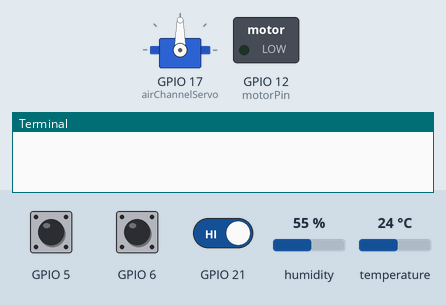
Simulated run of this program. Board: Raspberry Pi (BCM pin numbers). On the bench: servo, switched loads named in the program (green lamp = pin HIGH), the last lines printed to the terminal. The inputs (shaded band) are chosen by the test bench; at power-on: GPIO 6 HIGH, GPIO 21 HIGH, GPIO 5 HIGH, humidity 55 %, temperature 24 °C. Servo angles are drawn from the pulse width (0.5 ms = 0°, 2.5 ms = 180°); threads take turns every 2 ms.

Above: at 0.1 s.
At 1.2 s:
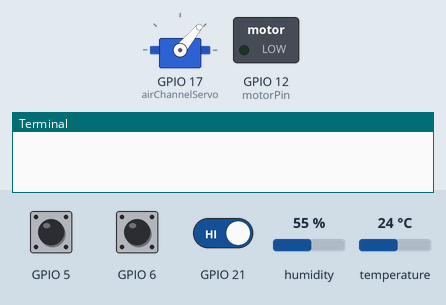
1.3 s: GPIO 6 pulled LOW for 0.15 s
2.9 s: GPIO 6 driven LOW and GPIO 21 driven LOW
At 3.7 s:
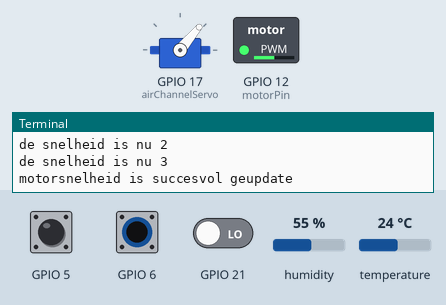
Timing chart, 0 to 5.9 s (numbered marks = the images above; inputs shaded):
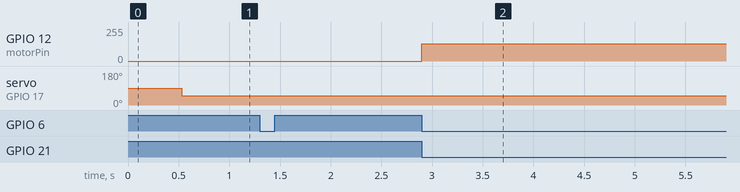

The program:

examenPaasei.py
```python
from gpiozero import Button, AngularServo, PWMOutputDevice
from threading import Thread
import Adafruit_DHT

running = True

# button
class RpiButton(Button):
    """
    remake om de `isClicked` functie toe te voegen
    """
    def __init__(self, pin=None, pull_up=True, active_state=None, bounce_time=None, hold_time=1, hold_repeat=False, pin_factory=None):
        super().__init__(pin, pull_up, active_state, bounce_time, hold_time, hold_repeat, pin_factory)
        self.alreadyClicked = False

    def isClicked(self):
        if self.is_active:
            if not self.alreadyClicked:
                self.alreadyClicked = True
                return True
        else:
            self.alreadyClicked = False
        return False

# mixer
class MixerController():
    mixerSpeedMapping: dict[int, int] = {1: 0, 2: 25, 3: 50, 4: 75, 5: 100}
    def __init__(self, motorPin: int, increaseSpeed: RpiButton, decreaseSpeed: RpiButton, confirm: RpiButton):
        self.mixMotor = PWMOutputDevice(motorPin)
        self.increaseSpeedButton: RpiButton = increaseSpeed
        self.decreaseSpeedButton: RpiButton = decreaseSpeed
        self.confirmSpeedButton: RpiButton = confirm
        self.currentSpeedStep: int = 1

    def mainLoop(self):
        self._readIncreaseButton()
        self._readDecreaseButton()
        self._readConfirmButton()

    def _readIncreaseButton(self):
        if self.increaseSpeedButton.isClicked() and self.currentSpeedStep < 5:
            self.currentSpeedStep += 1
            print("de snelheid is nu %s" %self.currentSpeedStep)

    def _readDecreaseButton(self):
        if self.decreaseSpeedButton.isClicked() and self.currentSpeedStep > 1:
            self.currentSpeedStep -= 1
            print("de snelheid is nu %s" %self.currentSpeedStep)

    def _readConfirmButton(self):
        if self.confirmSpeedButton.isClicked():
            self.mixMotor.value = self.mixerSpeedMapping[self.currentSpeedStep] / 100
            print("motorsnelheid is succesvol geupdate")

# humidity sensor
class DHT11:
    def __init__(self) -> None:
        self.humidity: float = 0
        self.temperature: float = 0

    def getHumidityAndTemperature(self):
        return self._readDataFromDHT()

    def getTemperature(self):
        return self._readDataFromDHT()[1]

    def getHumidity(self):
        return self._readDataFromDHT()[0]

    def _readDataFromDHT(self):
        _humidity, _temperature = Adafruit_DHT.read_retry(Adafruit_DHT.DHT11, 4, 3) # lees de data van de DHT11 uit (2 staat voor hoevaak hij de data opnieuw zal proberen uit te lezen als er iets fout mocht gaan)
        if _humidity != None:
            self.humidity = _humidity
        if _temperature != None:
            self.temperature = _temperature
        return self.humidity, self.temperature


class HumidityController(DHT11):
    airChannelAngleMapping = {100: 170, 90: 135, 75: 90,  60: 45, 40: 10} # humidity level: angle of airchannel
    def __init__(self, servo: AngularServo) -> None:
        super().__init__()
        self.servo: AngularServo = servo

    def startThread(self): # threaded
        Thread(target=self._threadedMainLoop).start()

    def _threadedMainLoop(self):
        while running:
            self.mainLoop()

    def mainLoop(self):
        humidity = super().getHumidity()
        self.controlAirChannelWithHumidity(humidity)

    def controlAirChannelWithHumidity(self, humidity: float):
        for requiredHumidity, servoAngle in self.airChannelAngleMapping.items():
            if humidity >= requiredHumidity:
                self.servo.angle = servoAngle - 90
                break

# init classes
decreaseSpeedButton = RpiButton(5)
increaseSpeedButton = RpiButton(6)
confirmSpeedButton = RpiButton(21)

mixerController = MixerController(motorPin=12, increaseSpeed=increaseSpeedButton, decreaseSpeed=decreaseSpeedButton, confirm=confirmSpeedButton)

airChannelServo = AngularServo(17)

humidityController = HumidityController(servo=airChannelServo)
humidityController.startThread() # threaded because of DHT11 measurement
# humidity controller runs in the background

# main loop
while True:
    try:
        mixerController.mainLoop()
    except KeyboardInterrupt:
        running = False # exit thread
        exit()
        
```

Measured:
- after the input at 2.9 s, GPIO 12 (motorPin): 0/255 → 128/255 at once
